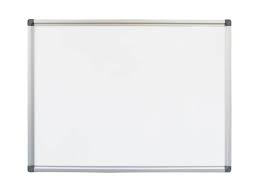
#> input picture cv2/images/whiteboard.jpeg, 258 x 195 px
$ python drawing.py
#> lines starting #> are read from the running program, lines starting #| are printed output that depends on the picture
import cv2
import os

image_path = os.path.join('.', 'images', 'whiteboard.jpeg')

image = cv2.imread(image_path)
#> image is the input picture: shape (195, 258, 3); mean B, G, R 242.4, 241.9, 241.7

if image is None:
    print("Ошибка при загрузке изображения. Проверьте путь.")
    exit()

image = cv2.resize(image, (720, 420))
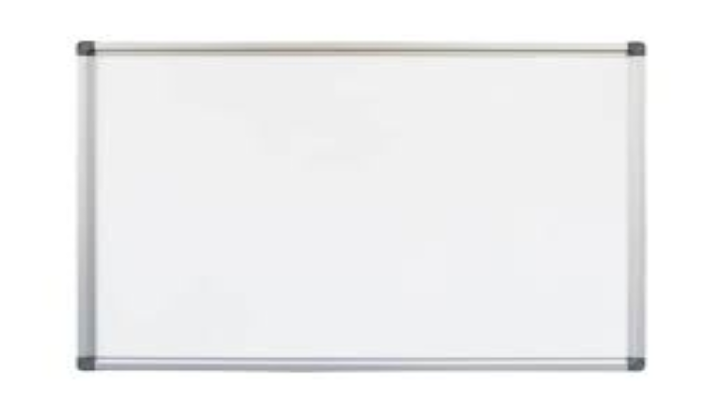
#> image: shape (420, 720, 3); mean B, G, R 242.3, 241.9, 241.7

cv2.rectangle(image, (200, 200), (400, 400), (255, 0, 0), 3)  # Синий прямоугольник

cv2.circle(image, (350, 450), 15, (255, 0, 255), 5)  # Розовый круг

cv2.putText(image, "Hello", (600, 450), cv2.FONT_HERSHEY_COMPLEX, 2, (255, 255, 0), 10)
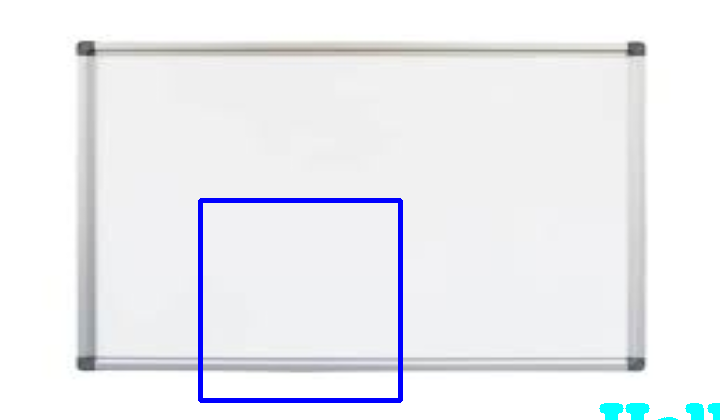
#> image: shape (420, 720, 3); mean B, G, R 242.5, 238.6, 237.6

cv2.imshow("whiteboard", image)

cv2.waitKey(0)
cv2.destroyAllWindows()
